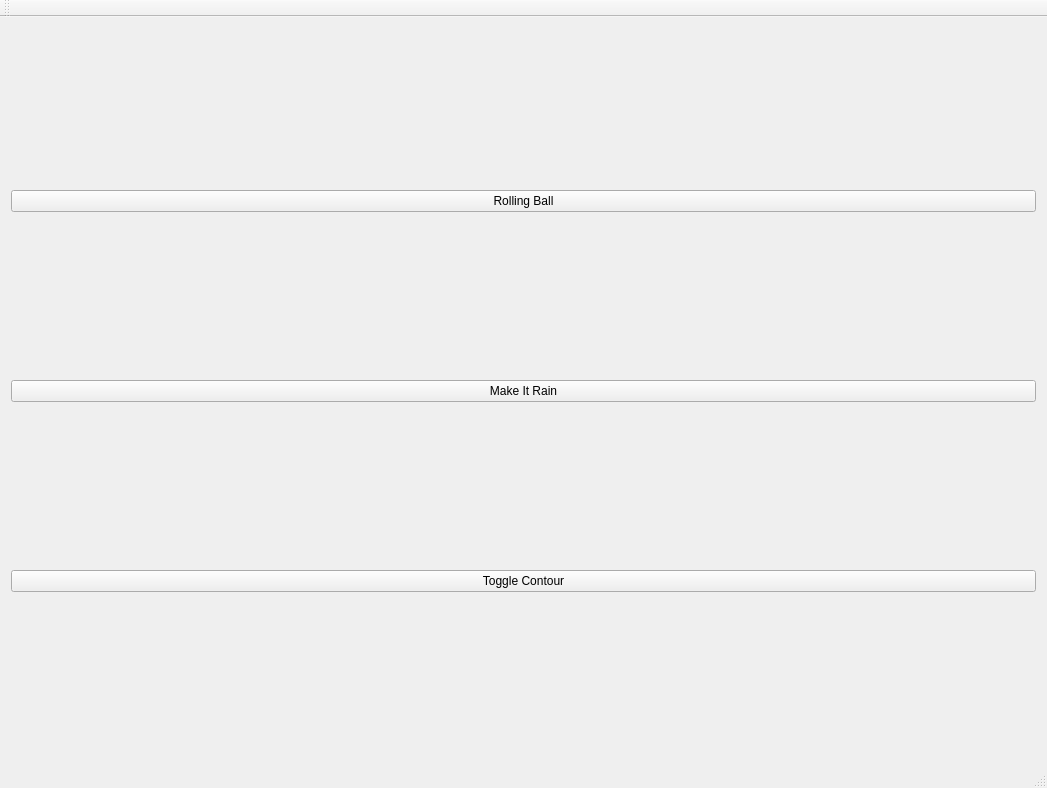
<?xml version="1.0" encoding="UTF-8"?>
<ui version="4.0">
 <class>MainWindow</class>
 <widget class="QMainWindow" name="MainWindow">
  <property name="geometry">
   <rect>
    <x>0</x>
    <y>0</y>
    <width>1047</width>
    <height>788</height>
   </rect>
  </property>
  <property name="windowTitle">
   <string>OpenGL in Qt</string>
  </property>
  <widget class="QWidget" name="centralWidget">
   <layout class="QVBoxLayout" name="verticalLayout">
    <item>
     <widget class="QPushButton" name="RollingBall">
      <property name="text">
       <string>Rolling Ball</string>
      </property>
     </widget>
    </item>
    <item>
     <widget class="QPushButton" name="MakeItRain">
      <property name="text">
       <string>Make It Rain</string>
      </property>
     </widget>
    </item>
    <item>
     <widget class="QPushButton" name="Contour">
      <property name="text">
       <string>Toggle Contour</string>
      </property>
      <property name="checkable">
       <bool>true</bool>
      </property>
     </widget>
    </item>
    <item>
     <layout class="QVBoxLayout" name="OpenGLLayout"/>
    </item>
   </layout>
  </widget>
  <widget class="QMenuBar" name="menuBar">
   <property name="geometry">
    <rect>
     <x>0</x>
     <y>0</y>
     <width>1047</width>
     <height>20</height>
    </rect>
   </property>
  </widget>
  <widget class="QToolBar" name="mainToolBar">
   <attribute name="toolBarArea">
    <enum>TopToolBarArea</enum>
   </attribute>
   <attribute name="toolBarBreak">
    <bool>false</bool>
   </attribute>
  </widget>
  <widget class="QStatusBar" name="statusBar"/>
 </widget>
 <layoutdefault spacing="6" margin="11"/>
 <resources/>
 <connections/>
</ui>
